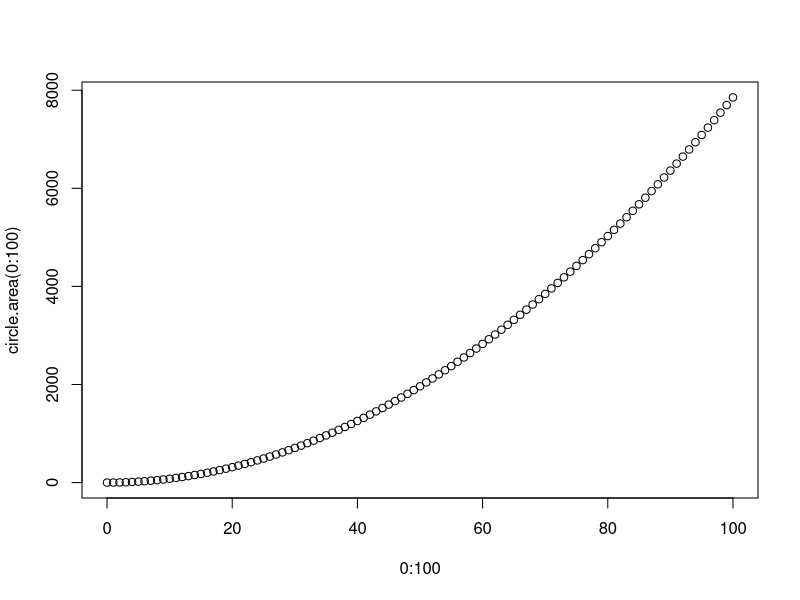
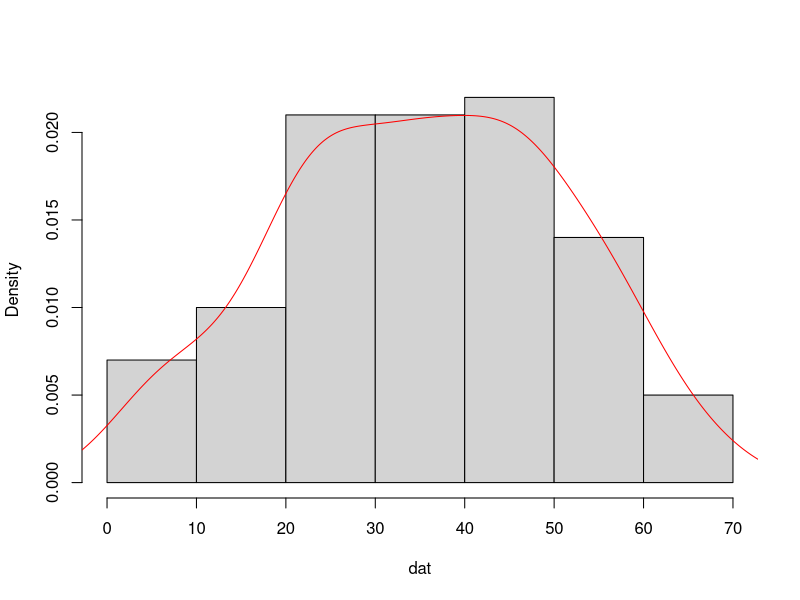
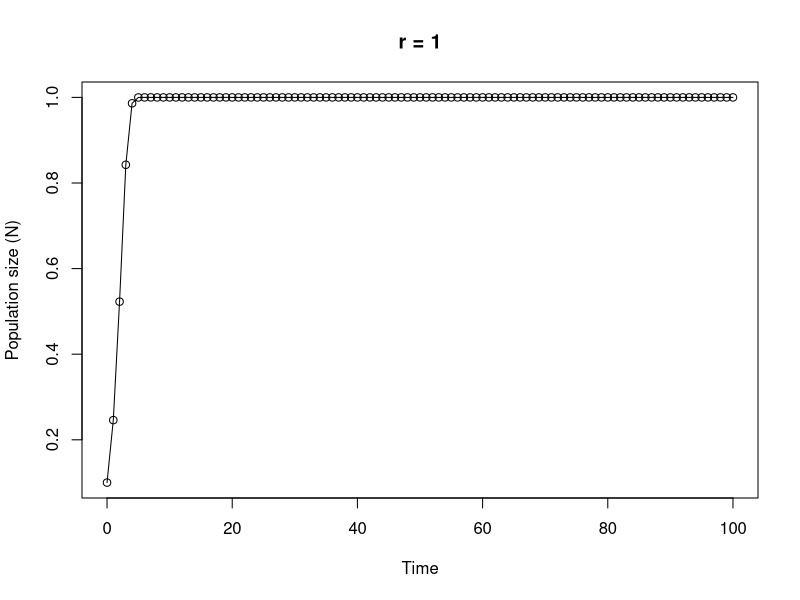

These figures' R source, in order:
## ---- chunk 1
knitr::opts_chunk$set(echo=TRUE, message = FALSE, warning = FALSE, eval = FALSE, cache = FALSE)
## ---- chunk 2
    
    # area of a circle
    # the equation to calculate the area of a circle is pi * radius^2
    
    circle.area <- function(d){ 
    	pi * (d/2)^2
    }
    
    # to use your new function
    
    circle.area(10)
    # [1] 78.53982
    
    plot(0:100, circle.area(0:100))
    
    # to test on a vector of diameters
    # first create a vector with diameters ranging from 0 to 50 in steps of 10
    
    cir.diam <- seq(from = 0, to = 50, by = 10)
    
    # test your function
    
    circle.area(cir.diam)
    # [1]    0.00000   78.53982  314.15927  706.85835 1256.63706 1963.49541
    
    cat("test re-render")
## ---- chunk 3
    
    far.cent <- function(a){
    	val <- (a-32)*5/9
    	print(paste("Fahrenheit: ", round(a, digits = 3), "oF",sep = " "), quote = FALSE)# round 3dp
    	print(paste("Centigrade: ", round(val, digits = 3), "oC", sep = " "), quote = FALSE)# round 3dp
    }
    
    # alternative Fahrenheit to centigrade using cat function
    
    far.cent2 <- function(a){
    	val <- (a - 32) * 5/9	#calculation
    	cat("Fahrenheit: ", round(a, digits = 3), "oF", "\n")   # use cat function
    	cat("Centigrade: ", round(val, digits = 3), "oC", "\n")   
    }
    
## ---- chunk 4
    
    # Create a vector of normally distributed data
    # length 100, mean 35 and standard deviation of 29
    
    vals <- rnorm(100, 35, 15)	# create some norm dist data mean 35, sd = 15
    
    summary.fun <- function(dat){
    	mymean <- round(mean(dat), digits = 4)      	# calc mean
    	mymedian <- round(median(dat), digits = 4)    # calc median
    	mymin <- round(min(dat), digits = 4)          # calc min
    	mymax <- round(max(dat), digits = 4)          # calc max
    	print(paste("mean:", mymean, sep = " "), quote = FALSE)     # print mean
    	print(paste("median:", mymedian, sep = " "), quote = FALSE)     # print median
    	print(paste("range:", "from:", mymin, "to", mymax, sep = " "), quote = FALSE) 
    	dens <- density(dat)                          # estimate density curve
    	hist(dat, main = "",type = "l",freq = FALSE)  # plot histogram
    	lines(dens, lty = 1, col = "red")             # plot density curve
    }
    
    # use the function
    summary.fun(vals)
## ---- chunk 5
    
    # calculate a median
    
    ourmedian <- function(x){
    	n <- length(x)
    	if (n %% 2 == 1)      # odd numbers
    	  sort(x)[(n + 1)/2]  # find the middle number by adding 1 to length and div 2
    	else {                # even numbers
    	  middletwo <- sort(x)[(n/2) + 0:1]   #find the two middle numbers
    	  mean(middletwo)
    	  }
    }
    
    # use the function
    mydat <- sample(1:50, size = 10, replace = TRUE )
    
    # our function
    ourmedian(mydat)
    
    # R median function
    median(mydat)
## ---- chunk 6
    
    # function to simulate Ricker model
    
    Ricker.model <- function(nzero, r, time, K=1){     # sets initial parameters
      N <- numeric(time + 1)    # creates a real vector of length time+1 to store values of Nt+1
      N[1] <- nzero             # sets initial population size in first element of N
      for (i in 1:time) {				# loops over time
          N[i+1] <- N[i]*exp(r*(1 - N[i]/K))    
      }
      Time <- 0:time   					 # creates vector for x axis
      plot(Time, N, type = "o", xlim = c(0, time), xlab = "Time", ylab = "Population size (N)", main = paste("r =", r, sep=" "))   # plots     output
    }
    
    # To run
    # play around with the different parameters, especially r
    Ricker.model(nzero=0.1,r=1,time=100)
    
